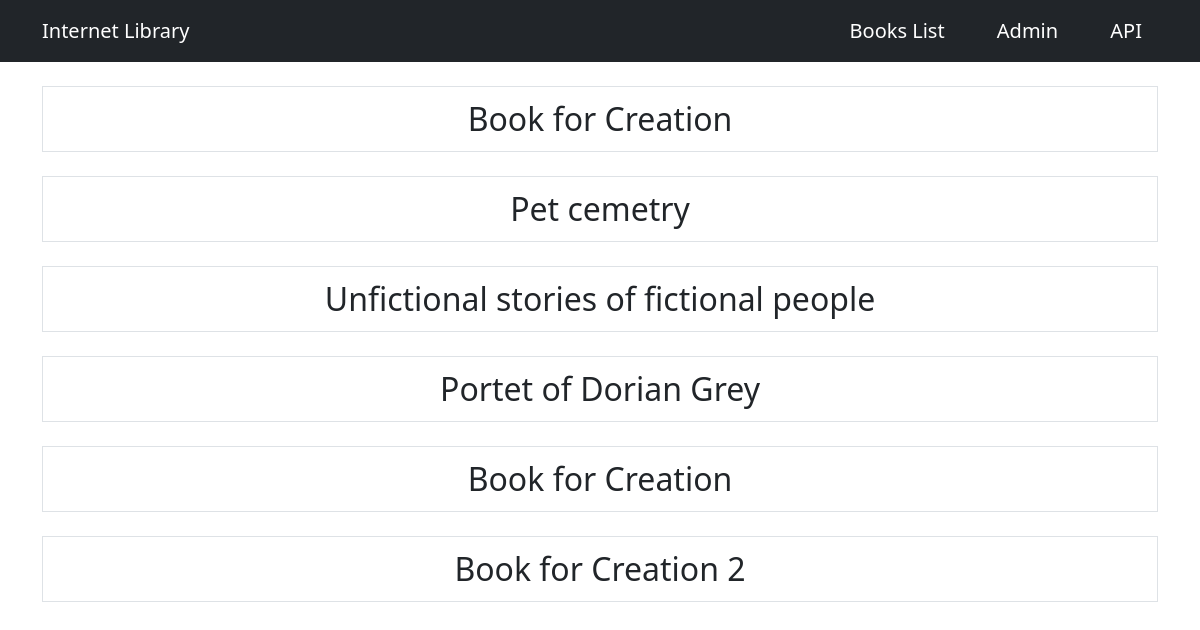
/books, run on the app's committed database.
### internet_library/models.py (models this page shows, shortened)
class Book(models.Model):
    title = models.CharField(max_length=255)
    date_of_creation = models.DateField()
    price = models.FloatField()
    pages_qty = models.IntegerField()
    author = models.ForeignKey(Author, on_delete=models.CASCADE)
    genre = models.ForeignKey(Genre, on_delete=models.CASCADE)

### internet_library/views.py (the view)
# urls.py: path('books', views.books_list, name='books_list'),
def books_list(request):
    books = models.Book.objects.all()
    return render(request, 'internet_library/books_list.html', {'books': books})

### templates/internet_library/books_list.html (shortened to what this page needs)
{% extends 'base.html' %}
{%block content%}
<div class="list-group">
{%for book in books%}
    <div class="fs-2 text-center mt-4"> <a href={% url "lib:single_book" book.id %} class="list-group-item list-group-item-action">{{book.title}}<br></a> </div>
{%endfor%}
</div>
{%endblock%}

### data on the page
Book: title "Book for Creation"
Book: title "Pet cemetry"
Book: title "Unfictional stories of fictional people"
Book: title "Portet of Dorian Grey"
Book: title "Book for Creation"
Book: title "Book for Creation 2"
